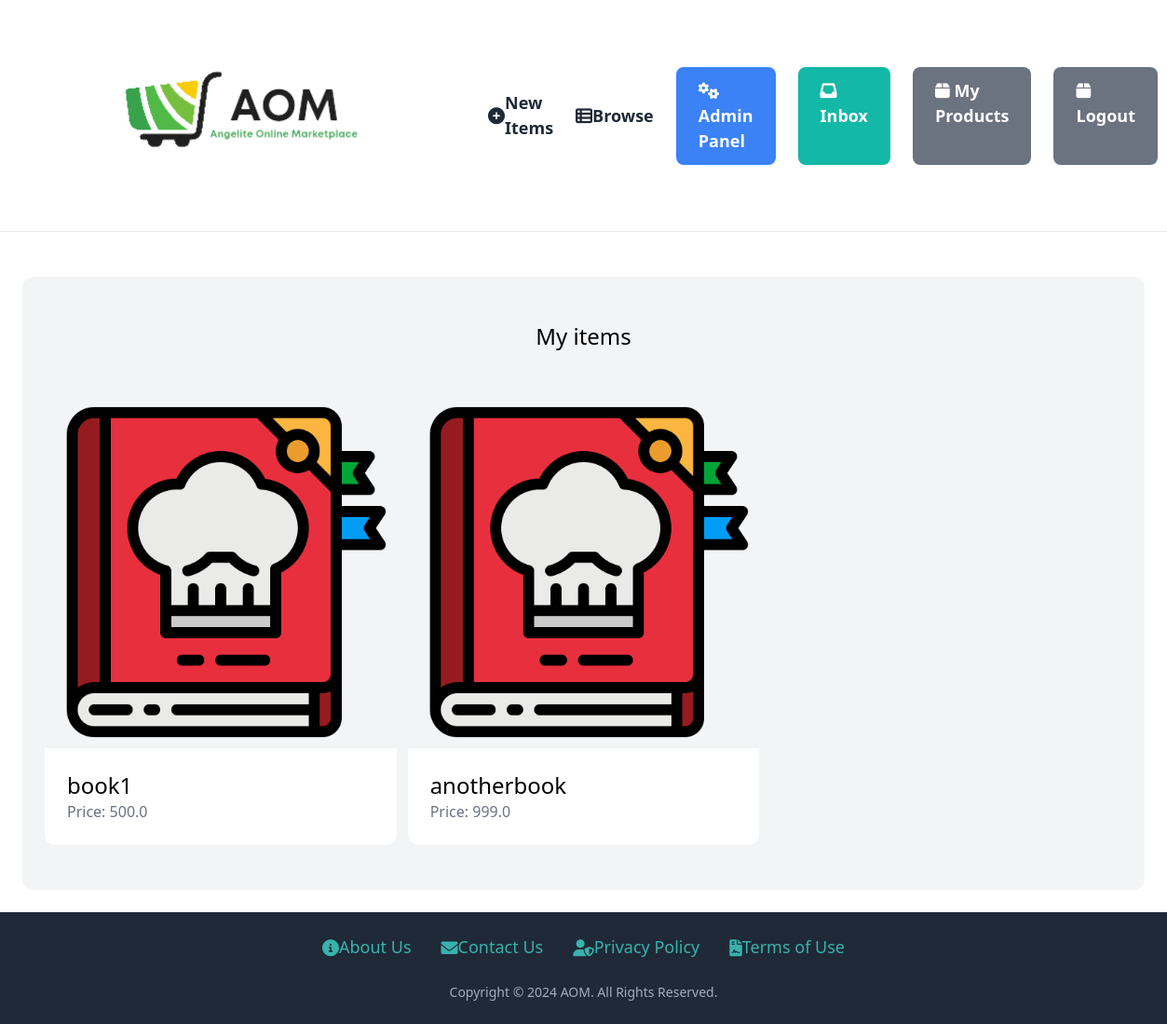
Page /dashboard/ (signed in) on the earlier database version.
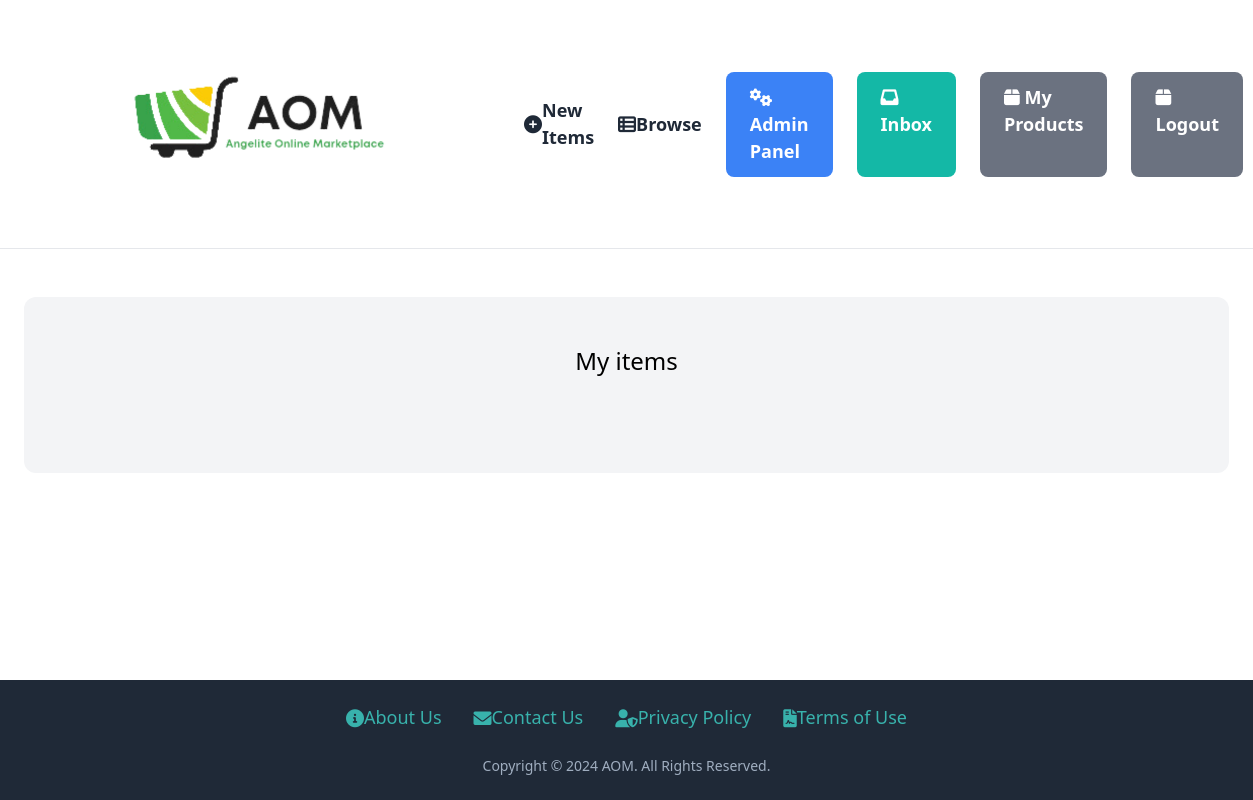
Same page on the later database version.
### item/models.py (models this page shows, shortened)
class Item(models.Model):
    category = models.ForeignKey(Category, related_name='items', on_delete=models.CASCADE)
    name = models.CharField(max_length=225)
    description = models.TextField(blank=True, null=True)
    price = models.FloatField()
    image = models.ImageField(upload_to='item_images', blank=True, null=False)
    is_sold = models.BooleanField(default=False)
    created_by = models.ForeignKey(User, related_name='items', on_delete=models.CASCADE)
    created_at = models.DateTimeField(auto_now_add=True)

### dashboard/views.py (the view)
# urls.py: path('', views.index, name='index'),
@login_required
def index(request):
    item = Item.objects.filter(created_by=request.user)
    return render(request, 'dashboard/index.html', {
        'items' : item,
    })

### dashboard/templates/dashboard/index.html (shortened to what this page needs)
{% extends 'core/base.html' %}
{% block content %}
    <div class="mt-6 px-6 py-12 bg-gray-100 rounded-xl">
        <h2 class="mb-12 text-2xl text-center">My items</h2>
        <div class="grid grid-cols-3 gap-3">
            {% for item in items %}
                <div>
                    <a href="{% url 'item:detail' item.id %}">
                        <div>
                            <img src="{{ item.image.url }}" class="rounded-t-xl">
                        </div>
                        <div class="p-6 bg-white rounded-b-xl">
                            <h2 class="text-2xl">{{ item.name }}</h2>
                            <p class="text-gray-500">Price: {{ item.price }}</p>
                        </div>
                    </a>
                </div>
            {% endfor %}
        </div>
    </div>
{% endblock %}

Differences in the rows shown:
removed Item: image (picture), name "book1", price "500.0"
removed Item: image (picture), name "anotherbook", price "999.0"
